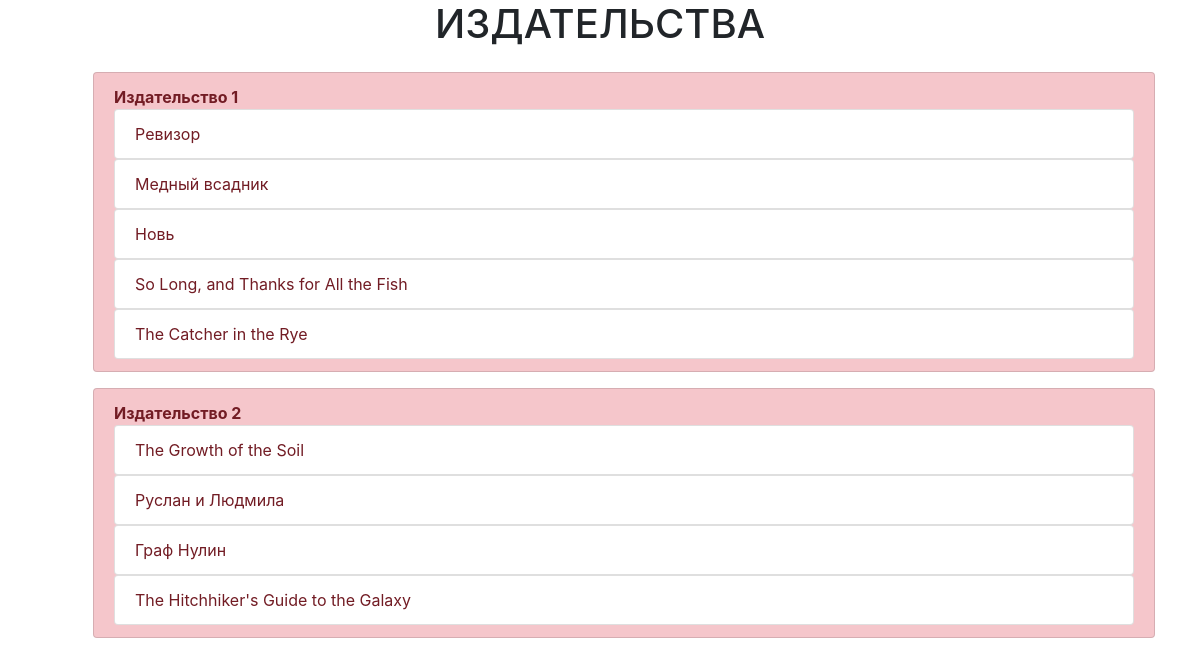
/pubhouse/, run on the app's committed database.
### p_library/models.py (models this page shows, shortened)
class PublishingHouse(models.Model):
    full_name = models.CharField(default="Empty", max_length=100)
    count_book = models.IntegerField(null=True)

class Book(models.Model):
    ISBN = models.CharField(max_length=13)
    title = models.CharField(max_length=100)
    description = models.TextField()
    year_release = models.SmallIntegerField()
    price = models.FloatField()
    copy_count = models.SmallIntegerField(default=1)
    publishing_house = models.ForeignKey(PublishingHouse, on_delete=models.CASCADE, verbose_name="Издательство",
                                         null=True, related_name="books", blank=True)
    authors = models.ManyToManyField(
        Author,
        through='Inspiration',
        through_fields=('book', 'author'),
    )

### p_library/views.py (the view)
# urls.py: path('pubhouse/', views.publishing_house),
def publishing_house(request):
    template = loader.get_template('publishinghouse.html')
    pub_houses = PublishingHouse.objects.all()
    data = {
        "pub_houses": pub_houses
    }
    return HttpResponse(template.render(data, request))

### p_library/templates/publishinghouse.html (shortened to what this page needs)
<!DOCTYPE html>
<html lang="en">
<head>
    <link rel="stylesheet" href="/static/css/bootstrap.min.css" type="text/css">
</head>
<body class="container">
    <div class="d-flex justify-content-center">
        <h1 class="justify-content-center">ИЗДАТЕЛЬСТВА</h1>
    </div>
    {% for pub_house in pub_houses %}
        <ul class="list-group ml-5 mt-3">
            <li class="list-group-item list-group-item-danger font-weight-bold">
            {{ pub_house.full_name }}
                {% for book in pub_house.books.all %}
                <ul class="list-group">
                    <li class="list-group-item font-weight-normal">{{book.title}}</li>
                </ul>
                {% endfor %}
            </li>
        </ul>
    {% endfor %}
</body>
</html>

### data on the page
PublishingHouse: full_name "Издательство 1"
Book: title "Ревизор"
Book: title "Медный всадник"
Book: title "Новь"
Book: title "So Long, and Thanks for All the Fish"
Book: title "The Catcher in the Rye"
PublishingHouse: full_name "Издательство 2"
Book: title "The Growth of the Soil"
Book: title "Руслан и Людмила"
Book: title "Граф Нулин"
Book: title "The Hitchhiker's Guide to the Galaxy"
